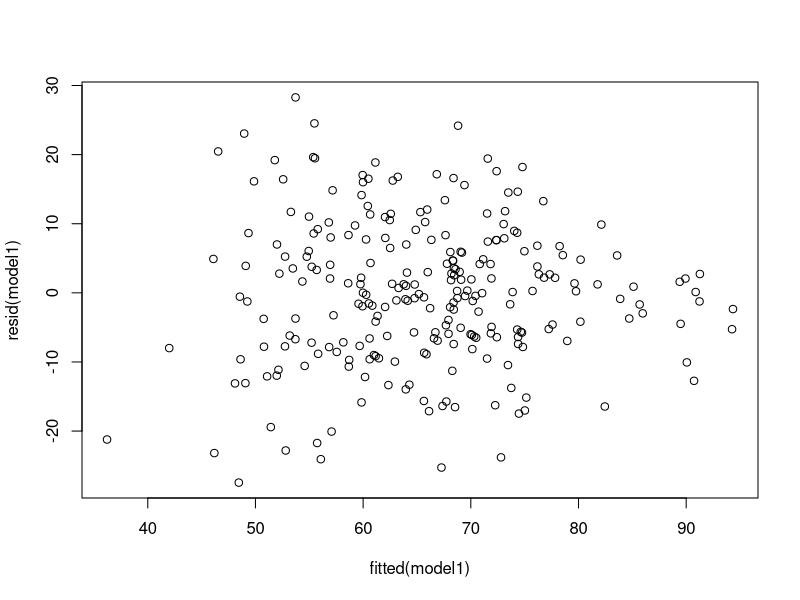

The R source for this figure: (Note: this script raises an error after producing the figure.)
## ---- chunk 1
knitr::opts_chunk$set(echo = TRUE)
## ---- chunk 2
##packages
library(tidyverse)
library(readr)
library(car)
library(e1071)
library(lmtest)
library(sandwich)
library(ggplot2)
## ---- chunk 3
##files
nfl_web <- read_csv('data/NFL_Website.csv')
nfl_fd <- read_csv('data/NFL_FD.csv')
nba <- read_csv('data/NBA_Stats_Salary_4_2_23.csv')
## ---- chunk 4
model1 <- lm(rating ~ mov + combsc + thur + mon + oct + nov + dec + late + Division + OT + Penalties + sumwin, data = nfl_web)
summary(model1)
## ---- chunk 5
##plotting residuals to check homoskedasticity
plot(fitted(model1), resid(model1))
##looks like a lot of white noise maybe a slitght linear negative relationship will further test with BP and White tests
## ---- chunk 6
##BP test
bptest(model1)
## ---- chunk 7
##White test
bptest(model1, ~ fitted(model1) + I(fitted(model1)^2))
## ---- chunk 8
hccm(model1)
## ---- chunk 9
##correcting hetero
coeftest(model1, vcov. = hccm)
## ---- chunk 10
model2 <- lm(rating ~ line + total + thur + mon + oct + nov + dec + late + Division + OT + Penalties + sumwin, data = nfl_web)
summary(model2)
## ---- chunk 11
##plotting residuals
plot(fitted(model2), resid(model2))
## ---- chunk 12
##BP test
bptest(model2)
## ---- chunk 13
##White test
bptest(model2, ~ fitted(model2) + I(fitted(model2)^2))
## ---- chunk 14
##Correcting hetero
hccm(model2)
coeftest(model2, vcov. = hccm)
## ---- chunk 15
model3 <- lm(number ~ mov + combsc + thur + mon + oct + nov + dec + late + Division + OT + Penalties + sumwin, data = nfl_web)
summary(model3)
## ---- chunk 16
plot(fitted(model3), resid(model3))
## ---- chunk 17
bptest(model3)
## ---- chunk 18
bptest(model3, ~ fitted(model3) + I(fitted(model3)^2))
## ---- chunk 19
model1 <- lm(FD.points ~ FD.salary + Pos + h.a + Oppt, data = nfl_fd)
summary(model1)
## ---- chunk 20
plot(fitted(model1), resid(model1))
## ---- chunk 21
bptest(model1)
## ---- chunk 22
bptest(model1, ~ fitted(model1) + I(fitted(model1)^2))
## ---- chunk 23
hccm(model1)
coeftest(model1, vcov. = hccm)
## ---- chunk 24
nfl_nonzero <- subset(nfl_fd, FD.points > 0)
## ---- chunk 25
model2 <- lm(FD.points ~ FD.salary + Pos + h.a + Oppt, data = nfl_nonzero)
summary(model2)
## ---- chunk 26
plot(fitted(model2), resid(model2))
## ---- chunk 27
bptest(model2)
## ---- chunk 28
bptest(model2, ~ fitted(model2) + I(fitted(model2)^2))
## ---- chunk 29
hccm(model2)
coeftest(model2, vcov. = hccm)
## ---- chunk 30
set.seed(1234)
sample_index <- sample(nrow(nba), round(nrow(nba) * .75), replace = FALSE)
nba_train <- nba[sample_index, ]
nba_test <- nba[-sample_index, ]
## ---- chunk 31
round(prop.table(table(select(nba, Pos))), 2)
## ---- chunk 32
round(prop.table(table(select(nba_train, Pos))), 2)
## ---- chunk 33
round(prop.table(table(select(nba_test, Pos))), 2)
## ---- chunk 34
nba_mod <- naiveBayes(Pos ~ ., data = nba_train, laplace = 1)
nba_mod
## ---- chunk 35
nba_pred <- predict(nba_mod, nba_test, type = 'class')
nba_pred_table <- table(nba_test$Pos, nba_pred)
nba_pred_table
## ---- chunk 36
sum(diag(nba_pred_table)) / nrow(nba_test)
